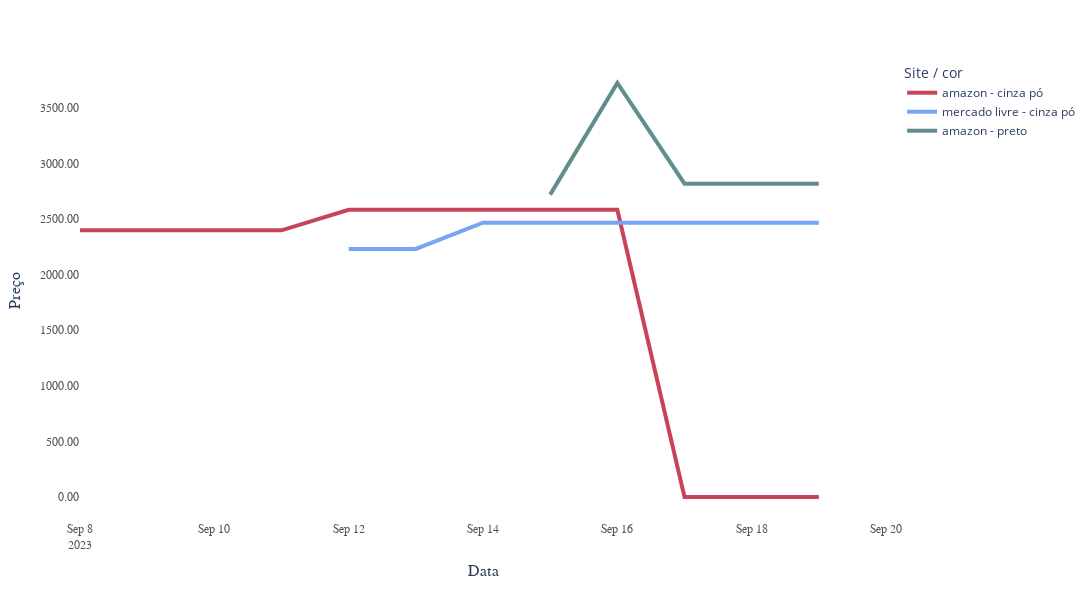

The code cell stored with this chart in its notebook:
### Code cell
# gráfico - forerunner

# criar coluna que junta o site + cor
forerunner_255s_trat = forerunner_255s.copy()
forerunner_255s_trat['site_cor'] = forerunner_255s_trat['site'] + " - " + forerunner_255s_trat['cor']

px.line(forerunner_255s_trat, 
        x = 'data', 
        y = 'preco', 
        color = 'site_cor',
        width = 1300,
        height = 600,
        color_discrete_sequence = ['#c74458', '#76a6f1', '#618e8c'])\
            .update_layout(
                plot_bgcolor = 'white',
                xaxis = dict(
                    tickfont = dict(
                        family = 'Arial',
                        size = 12,
                        color = 'rgb(82, 82, 82)'                                   
                    )
                ),
                yaxis = dict(
                    tickfont = dict(
                        family = 'Arial',
                        size = 12,
                        color = 'rgb(82, 82, 82)'                                   
                    ),
                ),
                legend_title_text = 'Site / cor',
                yaxis_tickformat = ".2f"
            )\
                .update_traces(line = dict(width = 4))\
                    .update_xaxes(title_text = 'Data', title_font = dict(size=16, family='Arial'))\
                        .update_yaxes(title_text = 'Preço', title_font = dict(size=16, family='Arial'))

### Figure 1 — Plotly figure (JSON) as saved in the notebook; plotly's stock layout.template omitted (floating-point values rounded to 4 significant figures)
{"data": [{"hovertemplate": "site_cor=amazon - cinza pó<br>data=%{x}<br>preco=%{y}<extra></extra>", "legendgroup": "amazon - cinza pó", "line": {"color": "#c74458", "dash": "solid", "width": 4}, "marker": {"symbol": "circle"}, "mode": "lines", "name": "amazon - cinza pó", "orientation": "v", "showlegend": true, "type": "scatter", "x": ["2023-09-08T00:00:00", "2023-09-09T00:00:00", "2023-09-11T00:00:00", "2023-09-12T00:00:00", "2023-09-13T00:00:00", "2023-09-14T00:00:00", "2023-09-15T00:00:00", "2023-09-16T00:00:00", "2023-09-17T00:00:00", "2023-09-18T00:00:00", "2023-09-19T00:00:00", "2023-09-20T00:00:00"], "xaxis": "x", "y": [2399, 2399, 2399, 2584, 2584, 2584, 2584, 2584, 0, 0, 0, null], "yaxis": "y"}, {"hovertemplate": "site_cor=mercado livre - cinza pó<br>data=%{x}<br>preco=%{y}<extra></extra>", "legendgroup": "mercado livre - cinza pó", "line": {"color": "#76a6f1", "dash": "solid", "width": 4}, "marker": {"symbol": "circle"}, "mode": "lines", "name": "mercado livre - cinza pó", "orientation": "v", "showlegend": true, "type": "scatter", "x": ["2023-09-12T00:00:00", "2023-09-13T00:00:00", "2023-09-14T00:00:00", "2023-09-15T00:00:00", "2023-09-16T00:00:00", "2023-09-17T00:00:00", "2023-09-18T00:00:00", "2023-09-19T00:00:00", "2023-09-20T00:00:00"], "xaxis": "x", "y": [2231.0, 2231.0, 2468, 2468, 2468, 2468, 2468, 2468, null], "yaxis": "y"}, {"hovertemplate": "site_cor=amazon - preto<br>data=%{x}<br>preco=%{y}<extra></extra>", "legendgroup": "amazon - preto", "line": {"color": "#618e8c", "dash": "solid", "width": 4}, "marker": {"symbol": "circle"}, "mode": "lines", "name": "amazon - preto", "orientation": "v", "showlegend": true, "type": "scatter", "x": ["2023-09-15T00:00:00", "2023-09-16T00:00:00", "2023-09-17T00:00:00", "2023-09-18T00:00:00", "2023-09-19T00:00:00", "2023-09-20T00:00:00"], "xaxis": "x", "y": [2720, 3724, 2818, 2818, 2818, null], "yaxis": "y"}], "layout": {"height": 600, "legend": {"title": {"text": "Site / cor"}, "tracegroupgap": 0}, "margin": {"t": 60}, "plot_bgcolor": "white", "width": 1300, "xaxis": {"anchor": "y", "domain": [0, 1], "tickfont": {"color": "rgb(82, 82, 82)", "family": "Arial", "size": 12}, "title": {"font": {"family": "Arial", "size": 16}, "text": "Data"}}, "yaxis": {"anchor": "x", "domain": [0, 1], "tickfont": {"color": "rgb(82, 82, 82)", "family": "Arial", "size": 12}, "tickformat": ".2f", "title": {"font": {"family": "Arial", "size": 16}, "text": "Preço"}}}}
